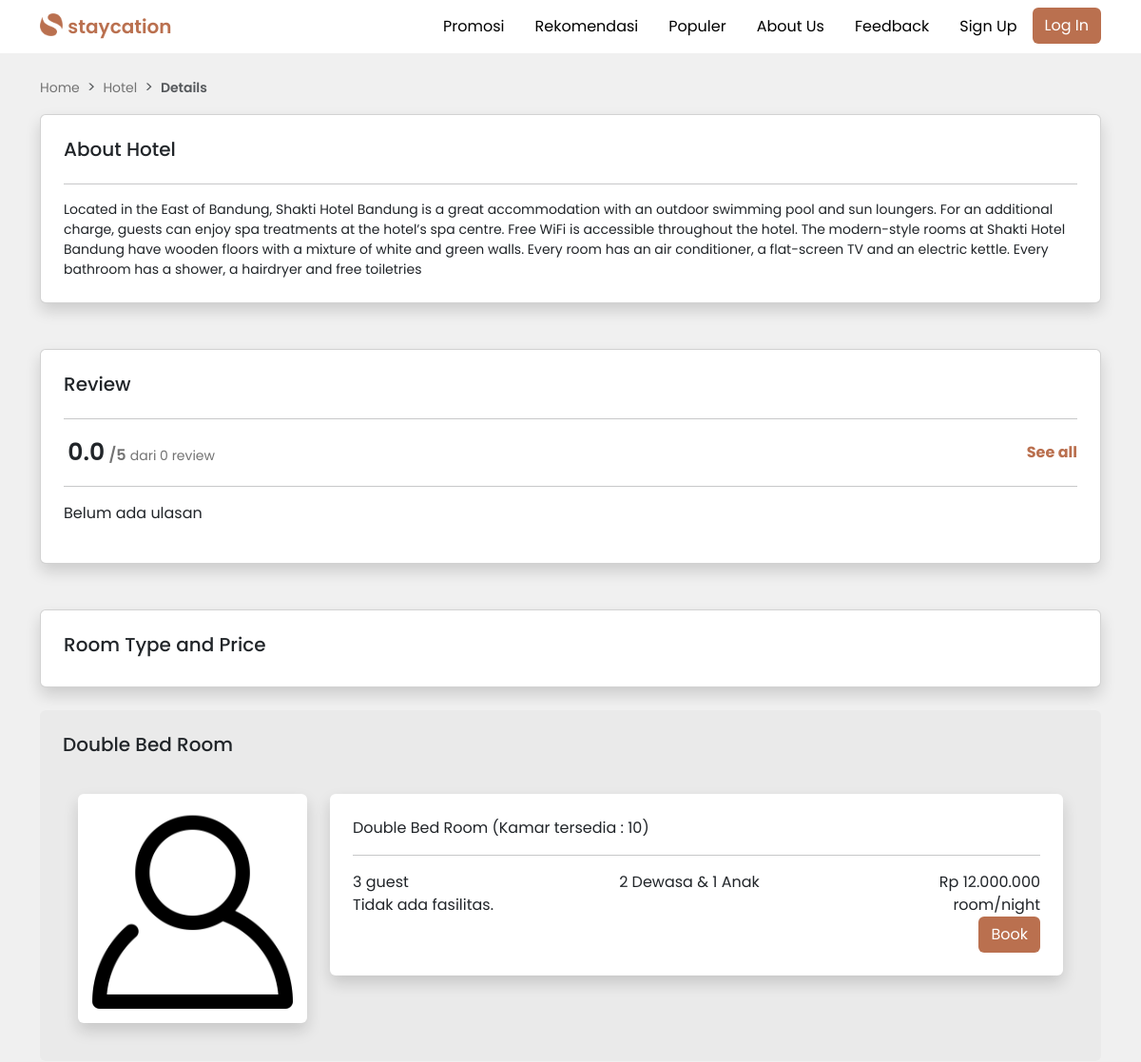
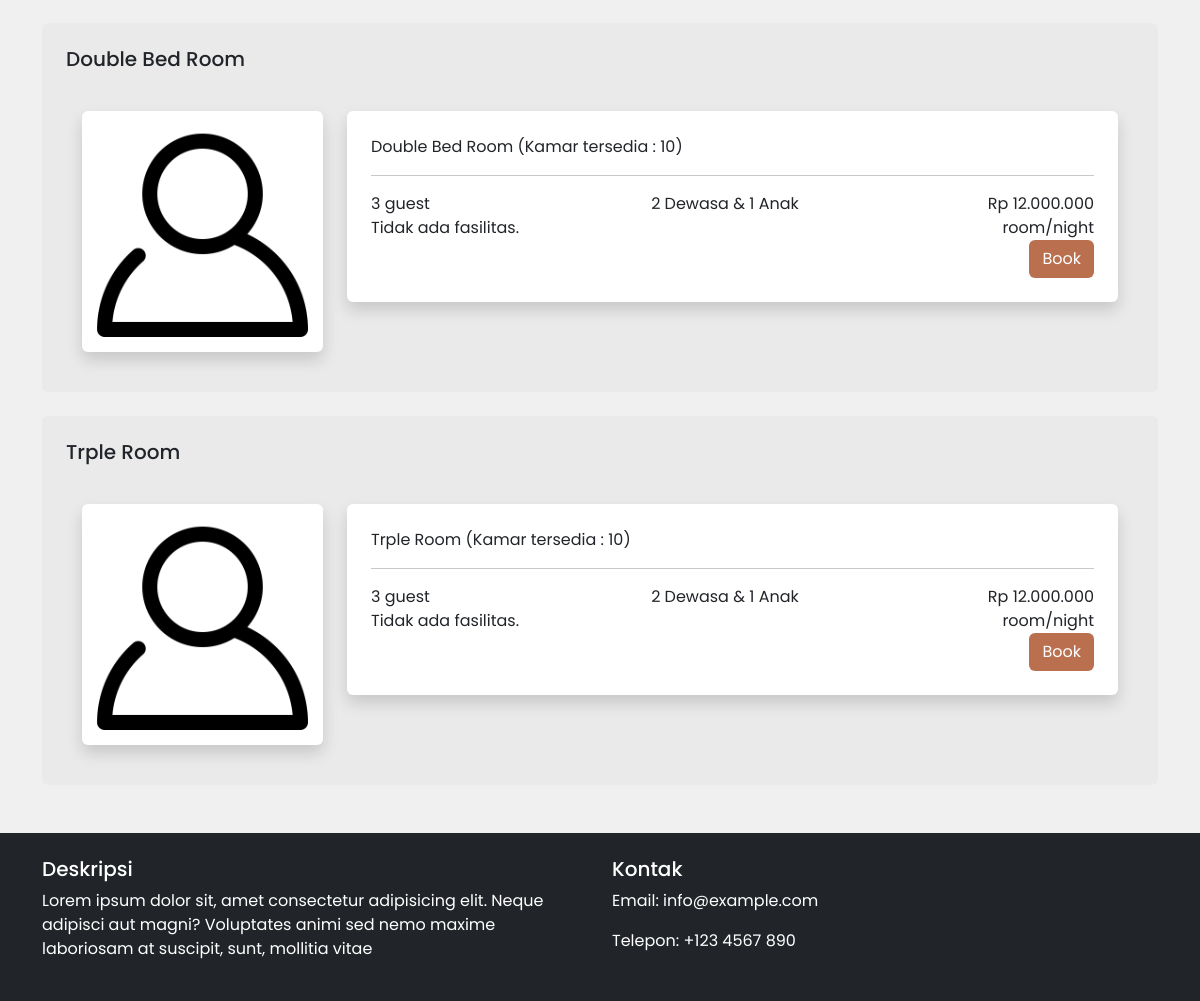
Screenshot of /dashboard/user/hotel-detail.php?id=1 with the database file from the repository (2 pictures, top to bottom).
### tables this page shows
CREATE TABLE `hotel` (
  `ID_HOTEL` int(11) NOT NULL,
  `EMAIL_HOTEL` varchar(40) NOT NULL,
  `PASSWORD` varchar(255) NOT NULL,
  `NAMA_HOTEL` varchar(35) NOT NULL,
  `TLP_HOTEL` varchar(15) NOT NULL,
  `ALAMAT` varchar(30) NOT NULL,
  `RATING` decimal(5,1) NOT NULL,
  `ULASAN` varchar(100) NOT NULL,
  `GAMBAR_HOTEL` varchar(255) NOT NULL,
  `DESKRIPSI` varchar(500) NOT NULL
);

CREATE TABLE `kamar` (
  `ID_KAMAR` int(11) NOT NULL,
  `ID_HOTEL` int(11) NOT NULL,
  `ID_TIPE_KAMAR` int(11) NOT NULL,
  `HARGA_KAMAR` decimal(10,0) NOT NULL,
  `STATUS_KAMAR` enum('Available','Unavailable') NOT NULL,
  `GAMBAR_KAMAR` varchar(255) NOT NULL,
  `JUMLAH_RUANGAN` int(20) NOT NULL
);

CREATE TABLE `tipe_kamar` (
  `ID_TIPE_KAMAR` int(11) NOT NULL,
  `TIPE_KAMAR` varchar(20) NOT NULL
);

### dashboard/user/hotel-detail.php (the view, shortened to what this page needs)
<?php
    include '../../controller/koneksi.php';
    $id_hotel = $_GET['id'];
    $query = "SELECT * FROM hotel WHERE id_hotel = $id_hotel";
    $result = $koneksi->query($query);
    if ($result->num_rows > 0) {
        while ($row = $result->fetch_assoc()) {
           $deskripsi = $row['DESKRIPSI'];
        }
    }
    if (!isset($_SESSION['user_type']) || empty($_SESSION['user_type'])) {
        include '../../partials/header.php';
    } elseif ($_SESSION['user_type'] === 'tamu') {
        include '../../partials/header-login-noindex.php';
    }
?>
<div class="container mt-4">
  <nav style="--bs-breadcrumb-divider: '>';" aria-label="breadcrumb">
    <ol class="breadcrumb">
      <li class="breadcrumb-item"><a href="user.php">Home</a></li>
      <li class="breadcrumb-item"><a href="hotel-search.php">Hotel</a></li>
      <li class="breadcrumb-item active" aria-current="page"><span class="breadcrumb-item span">Details</span></li>
    </ol>
  </nav>
  <div class="card shadow p-2">
      <div class="card-body">
          <h5 class="card-title mb-4">About Hotel</h5>
          <hr>
          <p class="card-text details-about"><?php echo $deskripsi; ?></p>
      </div>
  </div>
  <div class="card shadow mt-5 p-2">
      <div class="card-body">
        <h5 class="card-title mb-4">Review</h5>
            <hr>
            <div class="d-flex justify-content-between align-items-center">
            <?php
                $queryRating = "SELECT AVG(rating) AS avg_rating, COUNT(id_ulasan) AS total_reviews FROM ulasan WHERE id_hotel = $id_hotel";
                $resultRating = $koneksi->query($queryRating);
                if ($resultRating->num_rows > 0) {
                    $rowRating = $resultRating->fetch_assoc();
                    $avgRating = $rowRating['avg_rating'];
                    $totalReviews = $rowRating['total_reviews'];
            ?>
                 <div class="rating">
                <span class="sum-rate"><?php echo number_format($avgRating, 1); ?></span>
                <span class="sum-rate-total">/5</span>
                <span class="sum-rate-view">dari <?php echo $totalReviews; ?> review</span>
            </div>
            <?php
            } else {
                echo "Tidak ada ulasan.";
            }
            ?>
            <a href="#" class="see-all text-decoration-none fw-bold">See all</a>
        </div>
        <hr>
          <div class="row">
            <?php
                $queryUlasan = "SELECT ulasan.*, tamu.nama_tamu FROM ulasan
                JOIN tamu ON ulasan.email_tamu = tamu.email_tamu
                WHERE id_hotel = $id_hotel LIMIT 4";
                $resultUlasan = $koneksi->query($queryUlasan);
                if ($resultUlasan->num_rows > 0) {
                    while ($row = $resultUlasan->fetch_assoc()) {
                        $reviewerName = $row['nama_tamu'];
                        $rating = $row['RATING'];
                        $reviewText = $row['KOMENTAR'];
                        $reviewerDate = date('d M Y', strtotime($row['TGL_REVIEW']));
            ?>
            <div class="col-md-6">
                <div class="d-flex mt-3 justify-content-between mt-3">
                    <span class="reviewer-name"><?php echo $reviewerName; ?></span>
                    <span class="reviewer-date"><?php echo $reviewerDate; ?></span>
                </div>
                <div class="rating">
                    <?php
                    for ($i = 1; $i <= 5; $i++) {
                        if ($i <= $rating) {
                            echo '<span class="fa fa-star"></span>';
                        } else {
                            echo '<span class="fa fa-star-o"></span>';
                        }
                    }
                    ?>
                </div>
                <p class="review-text"><?php echo $reviewText; ?></p>
            </div>
            <?php
                    }
                } else {
                    echo "<p>Belum ada ulasan</p>";
                }
            ?>
        </div>
    </div>
  </div>
    <div class="card shadow mt-5 p-2">
      <div class="card-body">
        <h5 class="card-title">Room Type and Price</h5>
      </div>
    </div>
<?php
    $query = "SELECT kamar.*, tipe_kamar.tipe_kamar
    FROM kamar
    JOIN hotel ON kamar.ID_HOTEL = hotel.ID_HOTEL
    JOIN tipe_kamar ON kamar.id_tipe_kamar = tipe_kamar.id_tipe_kamar
    WHERE kamar.id_hotel = $id_hotel;";
    $result = $koneksi->query($query);
    if ($result->num_rows > 0) {
        while ($row = $result->fetch_assoc()) {
        ?>
            <div class="card card-room p-4 mt-4">
                <h5 class="card-title mb-4"><?php echo $row['tipe_kamar']; ?></h5>
                <div class="card-body">
                    <div class="row">
                        <div class="col-md-3">
                            <div class="card shadow border-0">
                                <img src="../../img/banner/1.png" alt="" class="rounded">
                            </div>
                        </div>
                        <div class="col">
                            <div class="card shadow border-0 p-2">
                                <div class="card-body">
                                    <span class="title-room"><?php echo $row['tipe_kamar'].' (Kamar tersedia : '.$row['JUMLAH_RUANGAN'].')'; ?></span>
                                    <hr>
                                    <div class="row">
                                        <div class="col-md-9">
                                            <div class="fasilitas">
                                                <div class="row">
                                                    <div class="col">
                                                        3  guest
                                                    </div>
                                                    <div class="col">
                                                        2 Dewasa & 1 Anak
                                                    </div>
                                                </div>
                                            <?php
                                                $queryFasilitas = "SELECT fasilitas.nama_fasilitas FROM fasilitas_hotel
                                                JOIN fasilitas ON fasilitas_hotel.id_fasilitas = fasilitas.id_fasilitas
                                                WHERE fasilitas_hotel.id_hotel = $id_hotel";
                                                $resultFasilitas = $koneksi->query($queryFasilitas);
                                                if ($resultFasilitas->num_rows > 0) {
                                                    echo '<div class="fasilitas">';
                                                    $counter = 0;
                                                    while ($rowFasilitas = $resultFasilitas->fetch_assoc()) {
                                                        if ($counter % 2 == 0) {
                                                            echo '<div class="row">';
                                                        }
                                                        echo '<div class="col">' . $rowFasilitas["nama_fasilitas"] . '</div>';
                                                        if ($counter % 2 != 0 || $counter == $result->num_rows - 1) {
                                                            echo '</div>';
                                                        }
                                                        $counter++;
                                                    }
                                                    echo '</div>';
                                                } else {
                                                    echo 'Tidak ada fasilitas.';
                                                }
                                            ?>
                                            </div>
                                        </div>
                                        <div class="col-md-3">
                                            <div class="price-tag text-end">
                                                <span>Rp <?php echo number_format($row['HARGA_KAMAR'], 0, ',', '.'); ?></span>
                                                <span>room/night</span>
                                            </div>
                                            <a class="btn btn btn-custom-book" href="book.php?id='<?php echo $row['ID_KAMAR']; ?>'">Book</a>
                                        </div>
                                    </div>
                                </div>
                            </div>
                        </div>
                    </div>
                </div>
            </div>
<?php
        }
    } else {
        echo "Tidak ada data kamar yang ditemukan.";
    }
?>
</div>
<?php
  include '../../partials/footer.php'
 ?>

### style.css (style rules this page uses)
body { background-color: #f0f0f0; }
* { font-family: 'Poppins', sans-serif; }
.breadcrumb-item a { color: #737373; text-decoration: none; font-size: 14px; }
.breadcrumb-item.span { font-size: 14px; font-weight: 600; }
.card-text.details-about { font-size: 14px; }
.see-all { color: #BA704F; }
.sum-rate { font-weight: 600; font-size: 25px; }
.sum-rate-total { color: #737373; font-weight: 600; }
.sum-rate-view { font-size: 14px; color: #737373; }
.card.card-room { background-color: #a0a0a013; border: none; }
.btn.btn-custom-book { background-color: #BA704F; color: #ffffff; float: right; }

### rows the page displays
hotel: DESKRIPSI "Located in the East of Bandung, Shakti Hotel Bandung is a great accommodation with an outdoor swimming pool and sun loungers. For an additional charge, guests can enjoy spa treatments at the hotel’s spa centre. Free WiFi is accessible throughout the hotel. The modern-style rooms at Shakti Hotel Bandung have wooden floors with a mixture of white and green walls. Every room has an air conditioner, a flat-screen TV and an electric kettle. Every bathroom has a shower, a hairdryer and free toiletries"
kamar: ID_TIPE_KAMAR.TIPE_KAMAR "Double Bed Room", JUMLAH_RUANGAN "10", HARGA_KAMAR "12.000.000"
kamar: ID_TIPE_KAMAR.TIPE_KAMAR "Double Bed Room", JUMLAH_RUANGAN "10", HARGA_KAMAR "12.000.000"
kamar: ID_TIPE_KAMAR.TIPE_KAMAR "Trple Room", JUMLAH_RUANGAN "10", HARGA_KAMAR "12.000.000"

### other values shown
$avgRating "0.0"
$totalReviews "0"
